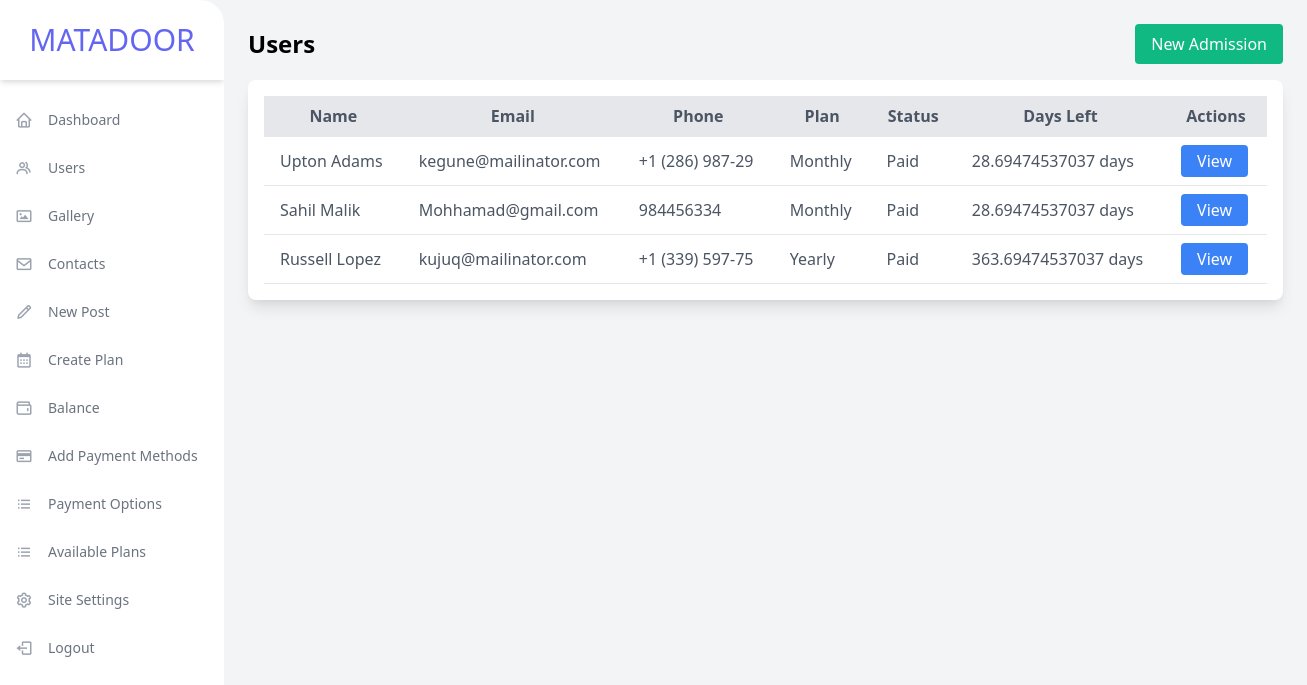
Page /admin/users.php on the earlier database version.
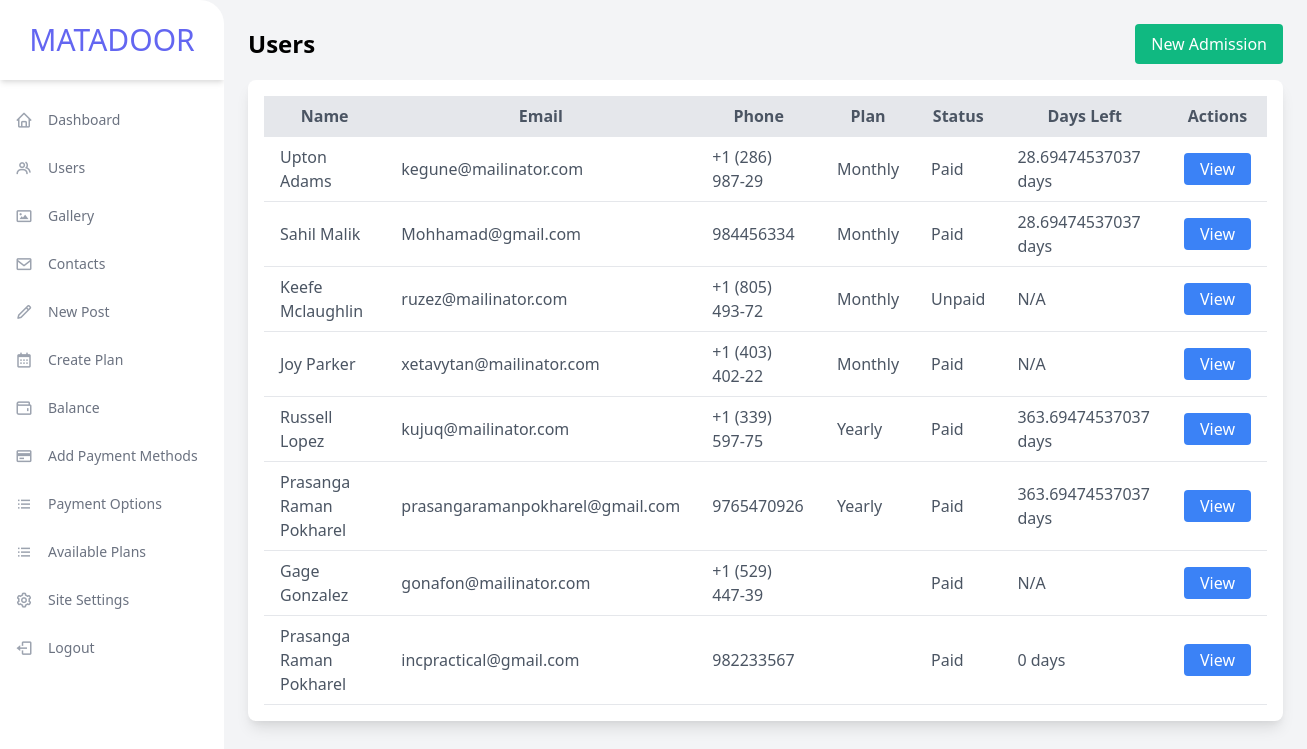
Same page on the later database version.
### tables this page shows
CREATE TABLE `gym_registrations` (
  `id` int(11) NOT NULL,
  `full_name` varchar(255) NOT NULL,
  `dob` date NOT NULL,
  `gender` enum('male','female','other') NOT NULL,
  `contact_number` varchar(15) NOT NULL,
  `email` varchar(255) NOT NULL,
  `address` text NOT NULL,
  `emergency_name` varchar(255) NOT NULL,
  `emergency_phone` varchar(15) NOT NULL,
  `emergency_relationship` varchar(255) NOT NULL,
  `fitness_level` enum('beginner','intermediate','advanced') NOT NULL,
  `health_conditions` text DEFAULT NULL,
  `fitness_goals` text DEFAULT NULL,
  `membership_type` enum('monthly','yearly','family') NOT NULL,
  `training_sessions` enum('personal','group') NOT NULL,
  `referral_source` varchar(255) NOT NULL,
  `created_at` timestamp NOT NULL DEFAULT current_timestamp(),
  `plan` enum('monthly','6 months','yearly') NOT NULL,
  `status` enum('Paid','Unpaid') DEFAULT 'Unpaid',
  `start_date` date DEFAULT NULL,
  `end_date` date DEFAULT NULL,
  `days_left` int(11) DEFAULT 0,
  `duration` varchar(255) DEFAULT NULL
);

CREATE TABLE `plans` (
  `id` int(11) NOT NULL,
  `name` varchar(255) NOT NULL,
  `price` decimal(10,2) NOT NULL,
  `type` enum('Monthly','Weekly','Yearly') NOT NULL,
  `created_at` timestamp NOT NULL DEFAULT current_timestamp()
);

### admin/users.php (the view, shortened to what this page needs)
<!DOCTYPE html>
<html lang="en">
<head>
    <link href="https://cdn.jsdelivr.net/npm/tailwindcss@2.2.19/dist/tailwind.min.css" rel="stylesheet">
    <link rel="stylesheet" href="https://cdnjs.cloudflare.com/ajax/libs/font-awesome/6.5.2/css/all.min.css">
</head>
<body class="bg-gray-100 flex">
<?php include('includes/sidebar.php'); ?>
<div class="flex-1 p-6">
    <div class="mb-4 flex justify-between items-center">
        <h1 class="text-2xl font-semibold">Users</h1>
        <a href="add_user.php" class="bg-green-500 text-white px-4 py-2 rounded">New Admission</a>
    </div>
    <div class="bg-white p-4 rounded-lg shadow-lg">
        <table class="min-w-full bg-white">
            <thead class="bg-gray-200 text-gray-600">
                <tr>
                    <th class="py-2 px-4 border-b">Name</th>
                    <th class="py-2 px-4 border-b">Email</th>
                    <th class="py-2 px-4 border-b">Phone</th>
                    <th class="py-2 px-4 border-b">Plan</th>
                    <th class="py-2 px-4 border-b">Status</th>
                    <th class="py-2 px-4 border-b">Days Left</th>
                    <th class="py-2 px-4 border-b">Actions</th>
                </tr>
            </thead>
            <tbody class="text-gray-600">
                <?php
                include 'includes/db_connect.php';
                $query = "SELECT gym_registrations.id, gym_registrations.full_name, gym_registrations.email, gym_registrations.contact_number, gym_registrations.plan, gym_registrations.status, gym_registrations.start_date, gym_registrations.end_date, plans.name AS plan_name
                          FROM gym_registrations
                          LEFT JOIN plans ON gym_registrations.plan = plans.name";
                $result = mysqli_query($conn, $query);
                while ($row = mysqli_fetch_assoc($result)) {
                    $daysLeft = 'N/A';
                    if ($row['status'] == 'Paid') {
                        if ($row['end_date']) {
                            $daysLeft = max(0, (strtotime($row['end_date']) - time()) / (60 * 60 * 24));
                        }
                    }
                    echo "<tr>
                            <td class='py-2 px-4 border-b'>{$row['full_name']}</td>
                            <td class='py-2 px-4 border-b'>{$row['email']}</td>
                            <td class='py-2 px-4 border-b'>{$row['contact_number']}</td>
                            <td class='py-2 px-4 border-b'>{$row['plan_name']}</td>
                            <td class='py-2 px-4 border-b'>{$row['status']}</td>
                            <td class='py-2 px-4 border-b'>" . ($daysLeft !== 'N/A' ? $daysLeft . " days" : $daysLeft) . "</td>
                            <td class='py-2 px-4 border-b'>
                                <button class='bg-blue-500 text-white px-4 py-1 rounded view-btn' data-id='{$row['id']}'>View</button>
                            </td>
                        </tr>";
                }
                ?>
            </tbody>
        </table>
    </div>
</div>
</body>
</html>

Differences in the rows shown:
added gym_registrations: full_name "Keefe Mclaughlin", email "ruzez@mailinator.com", contact_number "+1 (805) 493-72", plans.name "Monthly", status "Unpaid", daysLeft "N/A"
added gym_registrations: full_name "Joy Parker", email "xetavytan@mailinator.com", contact_number "+1 (403) 402-22", plans.name "Monthly", status "Paid", daysLeft "N/A"
added gym_registrations: full_name "Prasanga Raman Pokharel", email "prasangaramanpokharel@gmail.com", contact_number "9765470926", plans.name "Yearly", status "Paid", end_date "363.69474537037"
added gym_registrations: full_name "Gage Gonzalez", email "gonafon@mailinator.com", contact_number "+1 (529) 447-39", status "Paid", daysLeft "N/A"
added gym_registrations: full_name "Prasanga Raman Pokharel", email "incpractical@gmail.com", contact_number "982233567", status "Paid", end_date "0"
